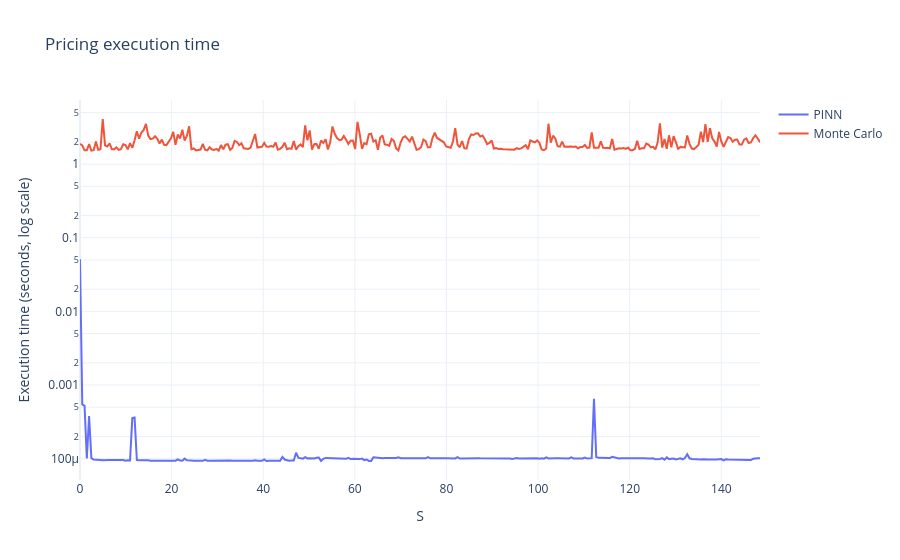
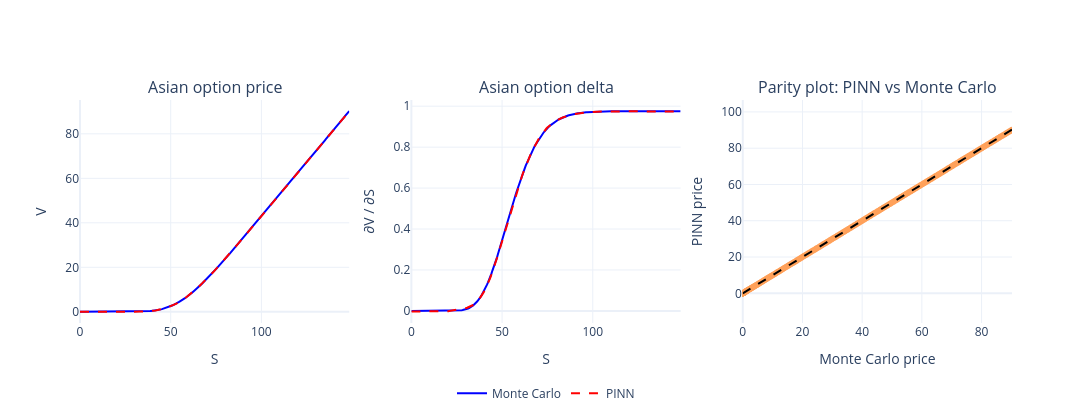

Notebook cell for these charts, in order:
### Markdown cell above
## Evaluation

### Code cell
S_grid_eval = np.linspace(0, S_max_real, 300)

results = run_full_evaluation(
    model=model,          # PINN già addestrata
    S_grid=S_grid_eval,   # grid su S
    K_real=K_real,        # strike reale
    r=r_eval,             # risk-free rate
    sigma=sigma_eval,     # volatilità
    T=1.0,                # maturità
    n_steps_mc=252,       # discretizzazione MC
    n_paths_mc=200_000,   # paths MC
    h_delta=1.0,          # bump per delta
)

### Figure 1 — Plotly figure (JSON) as saved in the notebook; plotly's stock layout.template omitted (floating-point values rounded to 4 significant figures; data arrays with more than 128 entries replaced by an {"elided": "..."} marker saying what was removed)
{"data": [{"name": "PINN", "type": "scatter", "x": {"elided": "300 float values"}, "y": {"elided": "300 float values"}}, {"name": "Monte Carlo", "type": "scatter", "x": {"elided": "300 float values"}, "y": {"elided": "300 float values"}}], "layout": {"title": {"text": "Pricing execution time"}, "xaxis": {"title": {"text": "S"}}, "yaxis": {"title": {"text": "Execution time (seconds, log scale)"}, "type": "log"}}}

### Figure 2 — Plotly figure (JSON) as saved in the notebook; plotly's stock layout.template omitted (floating-point values rounded to 4 significant figures; data arrays with more than 128 entries replaced by an {"elided": "..."} marker saying what was removed)
{"data": [{"line": {"color": "blue"}, "name": "Monte Carlo", "type": "scatter", "x": {"elided": "300 float values"}, "xaxis": "x", "y": {"elided": "300 float values"}, "yaxis": "y"}, {"line": {"color": "red", "dash": "dash"}, "name": "PINN", "type": "scatter", "x": {"elided": "300 float values"}, "xaxis": "x", "y": {"elided": "300 float values"}, "yaxis": "y"}, {"line": {"color": "blue"}, "name": "Monte Carlo", "showlegend": false, "type": "scatter", "x": {"elided": "300 float values"}, "xaxis": "x2", "y": {"elided": "300 float values"}, "yaxis": "y2"}, {"line": {"color": "red", "dash": "dash"}, "name": "PINN", "showlegend": false, "type": "scatter", "x": {"elided": "300 float values"}, "xaxis": "x2", "y": {"elided": "300 float values"}, "yaxis": "y2"}, {"marker": {"size": 6}, "mode": "markers", "name": "Observations", "showlegend": false, "type": "scatter", "x": {"elided": "300 float values"}, "xaxis": "x3", "y": {"elided": "300 float values"}, "yaxis": "y3"}, {"line": {"color": "black", "dash": "dash"}, "mode": "lines", "name": "y = x", "showlegend": false, "type": "scatter", "x": [0, 90.19], "xaxis": "x3", "y": [0, 90.19], "yaxis": "y3"}], "layout": {"annotations": [{"font": {"size": 16}, "showarrow": false, "text": "Asian option price", "x": 0.1444, "xanchor": "center", "xref": "paper", "y": 1, "yanchor": "bottom", "yref": "paper"}, {"font": {"size": 16}, "showarrow": false, "text": "Asian option delta", "x": 0.5, "xanchor": "center", "xref": "paper", "y": 1, "yanchor": "bottom", "yref": "paper"}, {"font": {"size": 16}, "showarrow": false, "text": "Parity plot: PINN vs Monte Carlo", "x": 0.8556, "xanchor": "center", "xref": "paper", "y": 1, "yanchor": "bottom", "yref": "paper"}], "height": 420, "legend": {"orientation": "h", "x": 0.5, "xanchor": "center", "y": -0.25}, "width": 1500, "xaxis": {"anchor": "y", "domain": [0, 0.2889], "title": {"text": "S"}}, "xaxis2": {"anchor": "y2", "domain": [0.3556, 0.6444], "title": {"text": "S"}}, "xaxis3": {"anchor": "y3", "domain": [0.7111, 1], "range": [0, 90.19], "title": {"text": "Monte Carlo price"}}, "yaxis": {"anchor": "x", "domain": [0, 1], "title": {"text": "V"}}, "yaxis2": {"anchor": "x2", "domain": [0, 1], "title": {"text": "∂V / ∂S"}}, "yaxis3": {"anchor": "x3", "domain": [0, 1], "range": [0, 90.19], "scaleanchor": "x", "scaleratio": 1, "title": {"text": "PINN price"}}}}
